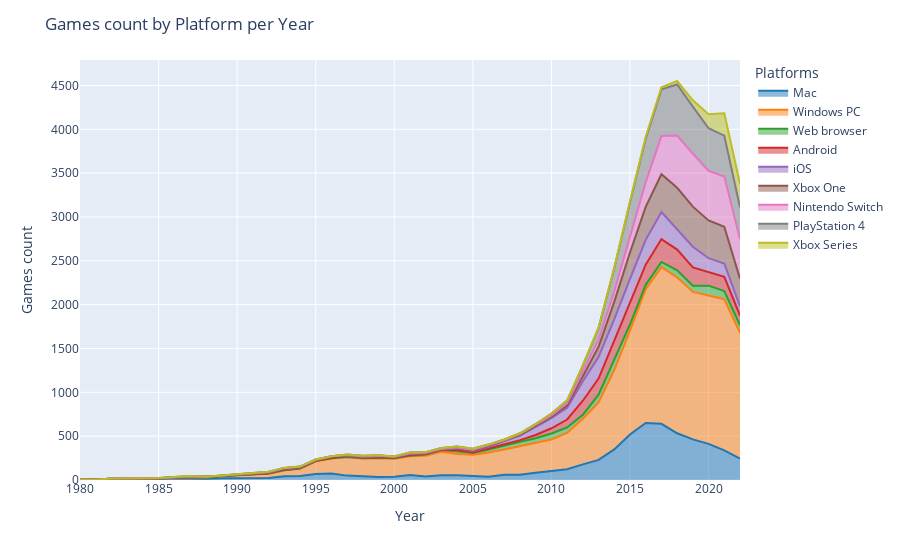

Notebook code for this chart:
### Code cell
platform_area['Release_Date'] = pd.to_numeric(platform_area['Release_Date'], errors='coerce')  

fig = px.area(platform_area, x="Release_Date", y="Title", color="Platforms",
              color_discrete_sequence=px.colors.qualitative.D3)

fig.update_layout(title="Games count by Platform per Year", xaxis_title="Year", yaxis_title="Games count")
fig.show()

### Figure 1 — Plotly figure (JSON) as saved in the notebook; plotly's stock layout.template omitted (floating-point values rounded to 4 significant figures)
{"data": [{"fillpattern": {"shape": ""}, "hovertemplate": "Platforms=Mac<br>Release_Date=%{x}<br>Title=%{y}<extra></extra>", "legendgroup": "Mac", "line": {"color": "#1F77B4"}, "marker": {"symbol": "circle"}, "mode": "lines", "name": "Mac", "orientation": "v", "showlegend": true, "stackgroup": "1", "type": "scatter", "x": [1980, 1981, 1982, 1983, 1984, 1985, 1986, 1987, 1988, 1989, 1990, 1991, 1992, 1993, 1994, 1995, 1996, 1997, 1998, 1999, 2000, 2001, 2002, 2003, 2004, 2005, 2006, 2007, 2008, 2009, 2010, 2011, 2012, 2013, 2014, 2015, 2016, 2017, 2018, 2019, 2020, 2021, 2022], "xaxis": "x", "y": [1, 1, 6, 10, 10, 8, 16, 18, 14, 20, 23, 24, 24, 43, 45, 69, 74, 50, 42, 35, 37, 57, 40, 55, 55, 47, 37, 60, 59, 82, 100, 122, 178, 229, 349, 520, 650, 641, 533, 463, 412, 338, 245], "yaxis": "y"}, {"fillpattern": {"shape": ""}, "hovertemplate": "Platforms=Windows PC<br>Release_Date=%{x}<br>Title=%{y}<extra></extra>", "legendgroup": "Windows PC", "line": {"color": "#FF7F0E"}, "marker": {"symbol": "circle"}, "mode": "lines", "name": "Windows PC", "orientation": "v", "showlegend": true, "stackgroup": "1", "type": "scatter", "x": [1980, 1981, 1982, 1983, 1984, 1985, 1986, 1987, 1988, 1989, 1990, 1991, 1992, 1993, 1994, 1995, 1996, 1997, 1998, 1999, 2000, 2001, 2002, 2003, 2004, 2005, 2006, 2007, 2008, 2009, 2010, 2011, 2012, 2013, 2014, 2015, 2016, 2017, 2018, 2019, 2020, 2021, 2022], "xaxis": "x", "y": [1, 1, 5, 4, 5, 9, 11, 14, 14, 23, 35, 40, 48, 69, 87, 145, 172, 212, 203, 213, 206, 214, 237, 268, 241, 241, 277, 289, 325, 345, 362, 415, 521, 656, 908, 1183, 1526, 1786, 1779, 1682, 1695, 1724, 1435], "yaxis": "y"}, {"fillpattern": {"shape": ""}, "hovertemplate": "Platforms=Web browser<br>Release_Date=%{x}<br>Title=%{y}<extra></extra>", "legendgroup": "Web browser", "line": {"color": "#2CA02C"}, "marker": {"symbol": "circle"}, "mode": "lines", "name": "Web browser", "orientation": "v", "showlegend": true, "stackgroup": "1", "type": "scatter", "x": [1981, 1982, 1991, 1992, 1995, 1996, 1997, 1998, 1999, 2000, 2001, 2002, 2003, 2004, 2005, 2006, 2007, 2008, 2009, 2010, 2011, 2012, 2013, 2014, 2015, 2016, 2017, 2018, 2019, 2020, 2021, 2022], "xaxis": "x", "y": [2, 1, 1, 1, 2, 1, 1, 2, 5, 6, 7, 13, 18, 33, 19, 34, 39, 52, 50, 68, 62, 44, 89, 125, 71, 50, 60, 80, 70, 110, 92, 85], "yaxis": "y"}, {"fillpattern": {"shape": ""}, "hovertemplate": "Platforms=Android<br>Release_Date=%{x}<br>Title=%{y}<extra></extra>", "legendgroup": "Android", "line": {"color": "#D62728"}, "marker": {"symbol": "circle"}, "mode": "lines", "name": "Android", "orientation": "v", "showlegend": true, "stackgroup": "1", "type": "scatter", "x": [1982, 1983, 1984, 1985, 1986, 1987, 1988, 1989, 1990, 1991, 1992, 1993, 1994, 1995, 1996, 1997, 1998, 1999, 2000, 2001, 2002, 2003, 2004, 2005, 2006, 2007, 2008, 2009, 2010, 2011, 2012, 2013, 2014, 2015, 2016, 2017, 2018, 2019, 2020, 2021, 2022], "xaxis": "x", "y": [2, 1, 1, 1, 1, 1, 2, 2, 1, 2, 4, 6, 3, 3, 5, 10, 6, 6, 4, 8, 7, 5, 14, 8, 12, 20, 19, 37, 60, 91, 161, 183, 207, 240, 230, 261, 236, 209, 158, 164, 111], "yaxis": "y"}, {"fillpattern": {"shape": ""}, "hovertemplate": "Platforms=iOS<br>Release_Date=%{x}<br>Title=%{y}<extra></extra>", "legendgroup": "iOS", "line": {"color": "#9467BD"}, "marker": {"symbol": "circle"}, "mode": "lines", "name": "iOS", "orientation": "v", "showlegend": true, "stackgroup": "1", "type": "scatter", "x": [1982, 1983, 1984, 1985, 1986, 1987, 1988, 1989, 1990, 1991, 1992, 1993, 1994, 1995, 1996, 1997, 1998, 1999, 2000, 2001, 2002, 2003, 2004, 2005, 2006, 2007, 2008, 2009, 2010, 2011, 2012, 2013, 2014, 2015, 2016, 2017, 2018, 2019, 2020, 2021, 2022], "xaxis": "x", "y": [3, 2, 4, 2, 2, 3, 4, 3, 1, 6, 7, 11, 3, 7, 9, 8, 7, 12, 8, 12, 9, 5, 19, 13, 19, 36, 52, 93, 117, 133, 222, 247, 246, 280, 283, 309, 227, 237, 155, 152, 105], "yaxis": "y"}, {"fillpattern": {"shape": ""}, "hovertemplate": "Platforms=Xbox One<br>Release_Date=%{x}<br>Title=%{y}<extra></extra>", "legendgroup": "Xbox One", "line": {"color": "#8C564B"}, "marker": {"symbol": "circle"}, "mode": "lines", "name": "Xbox One", "orientation": "v", "showlegend": true, "stackgroup": "1", "type": "scatter", "x": [1983, 1989, 1990, 1992, 1993, 1994, 1995, 1996, 1997, 1998, 1999, 2000, 2001, 2002, 2003, 2004, 2005, 2006, 2007, 2008, 2009, 2010, 2011, 2012, 2013, 2014, 2015, 2016, 2017, 2018, 2019, 2020, 2021, 2022], "xaxis": "x", "y": [1, 1, 2, 2, 1, 2, 1, 1, 1, 2, 2, 1, 2, 1, 1, 2, 4, 9, 4, 6, 10, 16, 25, 52, 116, 200, 301, 377, 431, 478, 457, 431, 418, 315], "yaxis": "y"}, {"fillpattern": {"shape": ""}, "hovertemplate": "Platforms=Nintendo Switch<br>Release_Date=%{x}<br>Title=%{y}<extra></extra>", "legendgroup": "Nintendo Switch", "line": {"color": "#E377C2"}, "marker": {"symbol": "circle"}, "mode": "lines", "name": "Nintendo Switch", "orientation": "v", "showlegend": true, "stackgroup": "1", "type": "scatter", "x": [1985, 1986, 1987, 1988, 1989, 1990, 1991, 1992, 1993, 1994, 1995, 1996, 1997, 1998, 1999, 2000, 2001, 2002, 2003, 2004, 2005, 2006, 2007, 2008, 2009, 2010, 2011, 2012, 2013, 2014, 2015, 2016, 2017, 2018, 2019, 2020, 2021, 2022], "xaxis": "x", "y": [1, 2, 5, 2, 1, 1, 3, 6, 6, 11, 4, 8, 4, 7, 4, 2, 3, 3, 3, 6, 9, 7, 5, 10, 8, 13, 30, 61, 77, 117, 174, 281, 435, 595, 603, 566, 573, 450], "yaxis": "y"}, {"fillpattern": {"shape": ""}, "hovertemplate": "Platforms=PlayStation 4<br>Release_Date=%{x}<br>Title=%{y}<extra></extra>", "legendgroup": "PlayStation 4", "line": {"color": "#7F7F7F"}, "marker": {"symbol": "circle"}, "mode": "lines", "name": "PlayStation 4", "orientation": "v", "showlegend": true, "stackgroup": "1", "type": "scatter", "x": [1985, 1986, 1987, 1988, 1989, 1992, 1993, 1994, 1995, 1996, 1997, 1998, 1999, 2000, 2001, 2002, 2003, 2004, 2005, 2006, 2007, 2008, 2009, 2010, 2011, 2012, 2013, 2014, 2015, 2016, 2017, 2018, 2019, 2020, 2021, 2022], "xaxis": "x", "y": [1, 1, 4, 2, 1, 2, 2, 2, 3, 2, 6, 8, 5, 3, 11, 8, 11, 12, 15, 9, 9, 10, 14, 22, 28, 65, 136, 264, 395, 494, 533, 583, 538, 485, 466, 365], "yaxis": "y"}, {"fillpattern": {"shape": ""}, "hovertemplate": "Platforms=Xbox Series<br>Release_Date=%{x}<br>Title=%{y}<extra></extra>", "legendgroup": "Xbox Series", "line": {"color": "#BCBD22"}, "marker": {"symbol": "circle"}, "mode": "lines", "name": "Xbox Series", "orientation": "v", "showlegend": true, "stackgroup": "1", "type": "scatter", "x": [2001, 2011, 2012, 2013, 2014, 2015, 2016, 2017, 2018, 2019, 2020, 2021, 2022], "xaxis": "x", "y": [1, 2, 6, 7, 8, 15, 25, 23, 40, 72, 160, 257, 267], "yaxis": "y"}], "layout": {"legend": {"title": {"text": "Platforms"}, "tracegroupgap": 0}, "margin": {"t": 60}, "title": {"text": "Games count by Platform per Year"}, "xaxis": {"anchor": "y", "domain": [0, 1], "title": {"text": "Year"}}, "yaxis": {"anchor": "x", "domain": [0, 1], "title": {"text": "Games count"}}}}
